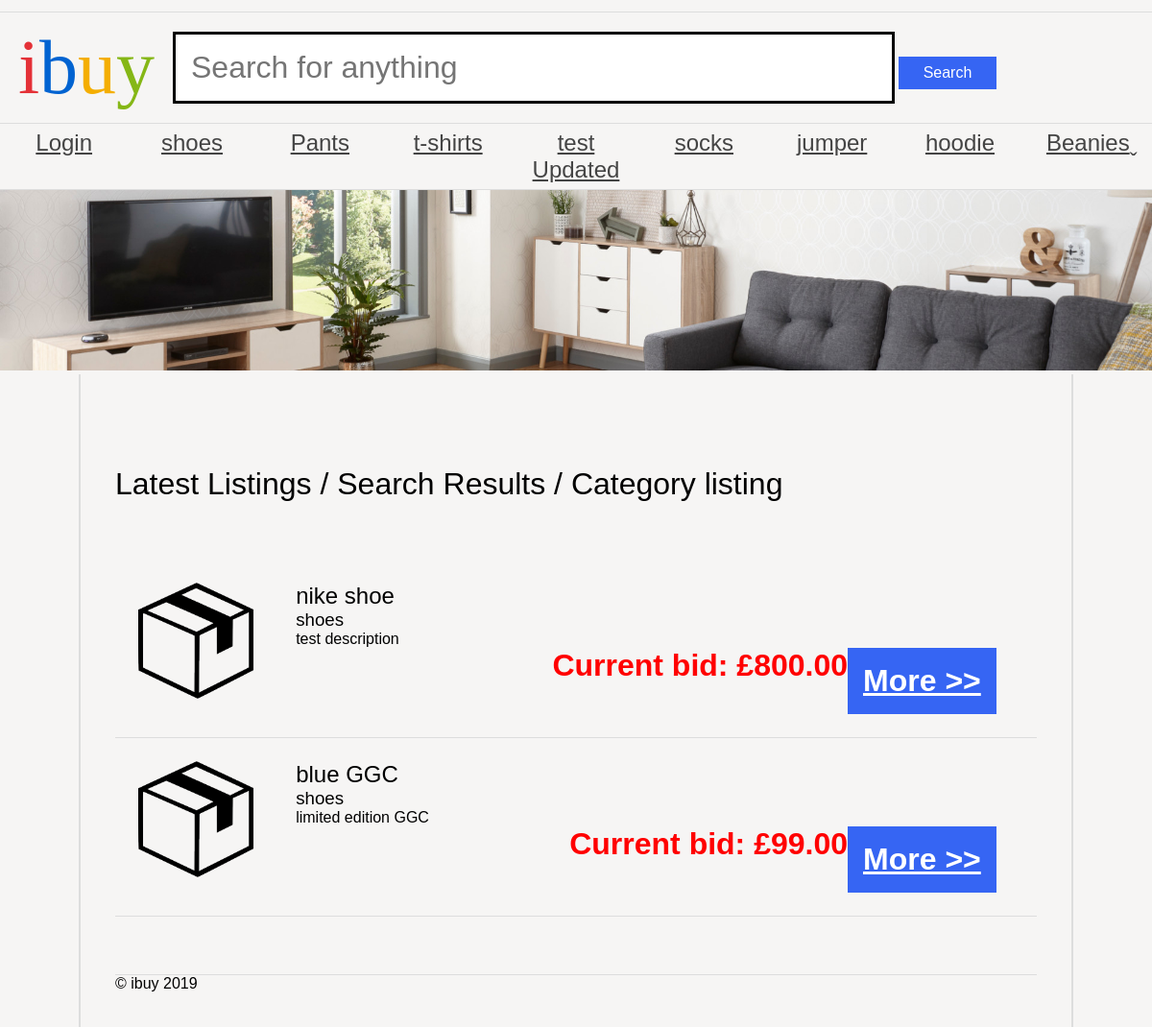
The page /as1/public/category.php?id=1 on the database its author committed.
### tables this page shows
CREATE TABLE `category` (
  `categoryId` int(11) NOT NULL AUTO_INCREMENT,
  `name` varchar(45) DEFAULT NULL,
  PRIMARY KEY (`categoryId`)
);

CREATE TABLE `auction` (
  `auctionId` int(11) NOT NULL AUTO_INCREMENT,
  `title` varchar(45) DEFAULT NULL,
  `description` varchar(45) DEFAULT NULL,
  `categoryId` int(11) DEFAULT NULL,
  `endDate` datetime DEFAULT NULL,
  `auctionAuthorId` int(11) DEFAULT NULL,
  PRIMARY KEY (`auctionId`),
  KEY `categoryId_idx` (`categoryId`),
  KEY `userId_idx` (`auctionAuthorId`),
  CONSTRAINT `auctionAuthorId` FOREIGN KEY (`auctionAuthorId`) REFERENCES `user` (`userId`) ON DELETE NO ACTION ON UPDATE NO ACTION,
  CONSTRAINT `categoryId` FOREIGN KEY (`categoryId`) REFERENCES `category` (`categoryId`) ON DELETE NO ACTION ON UPDATE NO ACTION
);

CREATE TABLE `bid` (
  `bidId` int(11) NOT NULL AUTO_INCREMENT,
  `bidAmount` decimal(10,2) DEFAULT 0.00,
  `auctionId` int(11) DEFAULT NULL,
  `userId` int(11) DEFAULT NULL,
  `bidDate` datetime DEFAULT NULL,
  PRIMARY KEY (`bidId`),
  KEY `auctioinId_idx` (`auctionId`),
  KEY `userId_idx` (`userId`),
  CONSTRAINT `auctioinId` FOREIGN KEY (`auctionId`) REFERENCES `auction` (`auctionId`) ON DELETE NO ACTION ON UPDATE NO ACTION,
  CONSTRAINT `userId` FOREIGN KEY (`userId`) REFERENCES `user` (`userId`) ON DELETE NO ACTION ON UPDATE NO ACTION
);

### as1/public/functions.php (called while the page is built, shortened)
<?php
function find($pdo, $table, $field, $value) {
	$stmt = $pdo->prepare('SELECT * FROM ' . $table . ' WHERE ' . $field . ' = :value');
	$criteria = [
		'value' => $value
	];
	$stmt->execute($criteria);
	return $stmt->fetchAll();
}

### as1/public/category.php (the view, shortened to what this page needs)
<?php
require 'nav.php';
include 'setup.php';
require 'functions.php';
$id = $_GET['id'];
$allAuction = find($pdo, 'auction', 'categoryId', $id);
if (count($allAuction) >0){
$stmt = $pdo->prepare('SELECT auctionId, title, description, categoryId FROM auction WHERE categoryId = ?');
$array = array($_GET['id']);
$stmt->execute($array);
$stmt2 = $pdo->prepare('SELECT name FROM category WHERE categoryId = ?');
$values = array($_GET['id']);
$stmt2->execute($values);
$categoryName = $stmt2->fetch();
    echo'<h1>Latest Listings / Search Results / Category listing</h1>
    <ul class="productList">';
    while ($auction = $stmt->fetch()) {
    echo'<li>
    <img src="product.png" alt="product name">
    <article>
        <h2>'. $auction['title'] . '</h2>';
    echo'<h3>'.$categoryName['name'].'</h3>';
    echo'    <p>'.$auction['description'].'</p>';
    $auction_ID_ID = $auction['auctionId'];
    $stmt3 = $pdo->prepare("SELECT `bidAmount` FROM bid WHERE auctionId = '$auction_ID_ID' ORDER BY `bidAmount` DESC LIMIT 1");
    $stmt3->execute();
    $row = $stmt3->fetch();
    if ($row == false || is_null($row[0])){
        $largestBid = 'No Bid Yet';
    }
    else{$largestBid = $row[0];};
    $aution_ID = $auction['auctionId'];
    $moreLink = 'auction.php?id='.$aution_ID;
    echo '<a  class = "more auctionLink" href="'. $moreLink . '">  ' . 'More &gt;&gt;' . '</a>';
    echo'    <p class="price">Current bid: £' . $largestBid . '</p>';
    echo'  </article>
        </li>';}
    echo'</ul>';
}
    else{
        echo'<h1> No Auction For this category yet</h1>';
    };
?>
<?php
require 'footer.php';
?>

### as1/public/nav.php (shortened to what this page needs)
<?php
include 'setup.php';
$stmt = $pdo->prepare('SELECT categoryId, name FROM category');
$stmt->execute();
?>
<!DOCTYPE html>
<html>
	<head>
		<link rel="stylesheet" href="ibuy.css" />
	</head>
	<body>
		<header>
			<h1><span class="i">i</span><span class="b">b</span><span class="u">u</span><span class="y">y</span></h1>
			<?php
			echo'<form action="search.php?search=" method="GET">
				<input type="text" name="searchSpace" placeholder="Search for anything" />
				<input type="submit" name="submit" value="Search" />
			</form>';
			?>
		</header>
		<nav>
			<ul>
			<li><a href="login.php">Login</a></li>
			<?php
			while($category = $stmt->fetch()) {
			echo '<li><a class="categoryLink" href="category.php?id=' . $category['categoryId'] . '">' . $category['name'] .'</a>';
			};
			?>
			</ul>
		</nav>
		<img src="banners/1.jpg" alt="Banner" />
		<main>

### as1/public/footer.php
<footer>
				&copy; ibuy 2019
			</footer>
		</main>

### as1/public/ibuy.css (style rules this page uses)
* { margin: 0; padding: 0; }
body { font-family: 'Oxygen-Regular', sans-serif; background-color: #f6f5f4; max-width: 100vw; overflow-x: hidden; }
h1, h2, h3, h4 { font-weight: normal; }
a, a:visited { color: #444; }
header { margin-top: 1vw; font-family: 'Univers-Light-Normal'; display: grid; grid-template-columns: 15% 85%; align-items: center; padding-top: 1vw; padding-bottom: 1vw; border-top: 1px solid #ddd; border-bottom: 1px solid #ddd; }
header h1 { text-align: center; font-size: 5em; }
form { display: block; }
header form input[type=text] { border: 3px solid black; font-size: 2em; padding: 0.5em; width: 70%; }
body > img { width: 100vw; }
header form input[type=submit] { background-color: #3665f3; color: white; width: 10%; font-size: 1em; padding: 0.5em; cursor: pointer; border: 0; }
header .i { color: #e43137; }
header .b { color: #0063d1; }
header .u { color: #f4ae01; }
header .y { color: #85b716; }
body > nav { border-bottom: 1px solid #ddd; }
body > nav ul li:last-child a:after { content: 'ˬ'; position: absolute; }
body > nav ul { display: flex; width: 100vw; list-style-type: none; }
body > nav ul li { flex: 1; }
body > nav ul li a { display: block; text-align: center; padding-top: 0.5vw; padding-bottom: 0.5vw; font-size: 1.5em; }
.productList { list-style-type: none; }
.productList li { padding: 2vw; border-bottom: 1px solid #ddd; display: grid; grid-template-columns: 18% 80%; }
.productList img { width: auto; display: block; max-width: 10vw; }
p.price { display: block; text-align: right; font-weight: bold; font-size: 2em; }
a.more { display: block; text-align: right; font-weight: bold; float: right; background-color: #3665f3; color: white; font-size: 2em; padding: 0.5em; cursor: pointer; }
main { padding: 3vw; display: block; overflow: hidden; width: 80vw; margin: auto; border-left: 2px solid #ddd; border-right: 2px solid #ddd; }
main h1 { margin-top: 5vw; margin-bottom: 5vw; }
.price { color: red; }
footer { margin-top: 5vw; border-top: 1px solid #ddd; }

### rows shown on the page
category: name "shoes"
category: name "Pants"
category: name "t-shirts"
category: name "test Updated"
category: name "socks"
category: name "jumper"
category: name "hoodie"
category: name "Beanies"
auction: title "nike shoe", categoryId.name "shoes", description "test description", bid.bidAmount "800.00"
auction: title "blue GGC", categoryId.name "shoes", description "limited edition GGC", bid.bidAmount "99.00"
